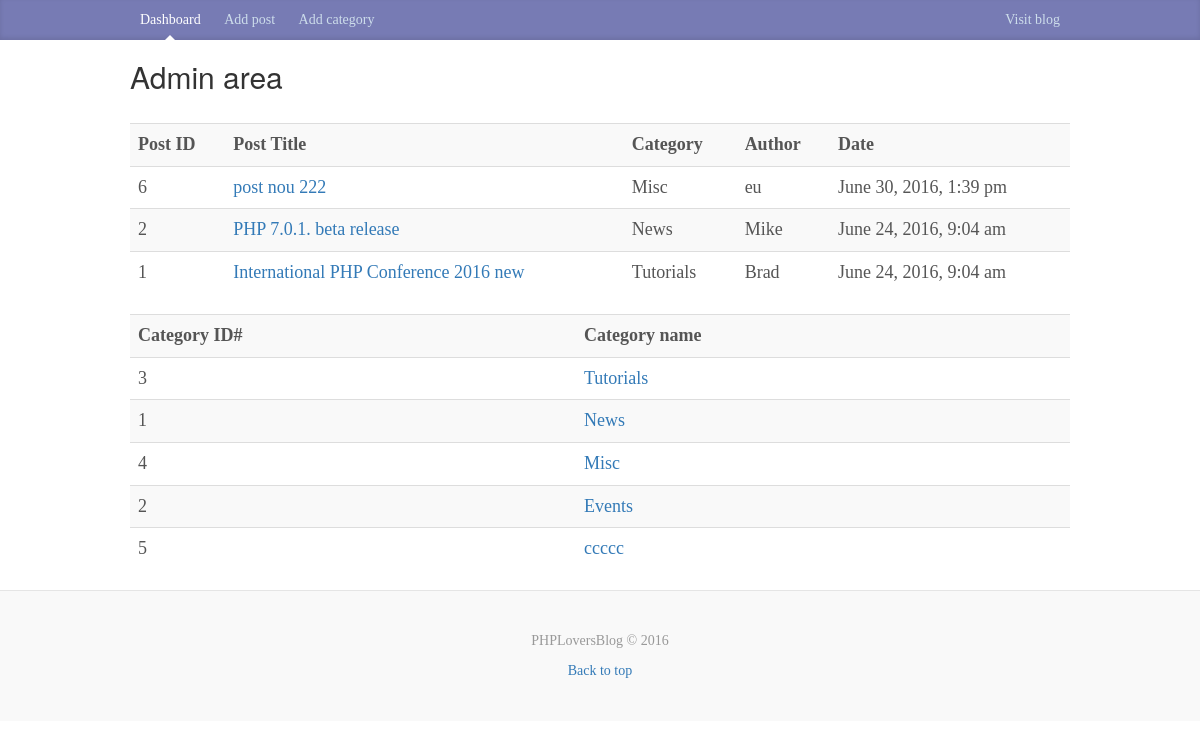
The app's page /admin/index.php with its own data.
### tables this page shows
CREATE TABLE `posts` (
  `id` int(11) NOT NULL,
  `category` int(11) NOT NULL,
  `title` varchar(255) NOT NULL,
  `body` text NOT NULL,
  `author` varchar(255) NOT NULL,
  `tags` varchar(255) NOT NULL,
  `date` timestamp NOT NULL DEFAULT CURRENT_TIMESTAMP
);

CREATE TABLE `categories` (
  `id` int(11) NOT NULL,
  `name` varchar(255) NOT NULL
);

### libraries/Database.php (called while the page is built, shortened)
<?php
class Database{
    public $host= DB_HOST;
    public $user= DB_USER;
    public $pass= DB_PASS;
    public $name= DB_NAME;
    public $link;
    private function connect(){
      $this->link = new mysqli($this->host, $this->user, $this->pass, $this->name);
    }
    public function select($query){
        $result = $this->link->query($query) or die($this->link->connect_error.__LINE__);
        if($result->num_rows > 0){
            return $result;
        }else{
            return false;
        }
    }
}

### helpers/format_helper.php (called while the page is built, shortened)
<?php
function formatDate($date){
    return date('F j, Y, g:i a', strtotime($date));
}

### admin/index.php (the view)
<?php include 'includes/header.php'; ?>
<?php
$db= new Database;
$query = "SELECT posts.*, categories.name FROM posts
          INNER JOIN categories ON posts.category = categories.id
          ORDER BY posts.title DESC";
$posts = $db->select($query);
$query = "SELECT * FROM categories ORDER BY name DESC";
$categories = $db->select($query);
?>
 <table class="table table-striped">
     <tr>
         <th>Post ID</th>
         <th>Post Title</th>
         <th>Category</th>
         <th>Author</th>
         <th>Date</th>
     </tr>
         <?php while($row = $posts->fetch_assoc()): ?>
         <tr>
            <td><?php echo $row['id']; ?></td>
            <td><a href="edit_post.php?id=<?php echo $row['id']; ?>"><?php echo $row['title']; ?></a></td>
            <td><?php echo $row['name']; ?></td>
            <td><?php echo $row['author']; ?></td>
            <td><?php echo formatDate($row['date']); ?></td>
          </tr>
         <?php endwhile; ?>
</table>
 <table class="table table-striped">
     <tr>
         <th>Category ID#</th>
         <th>Category name</th>
     </tr>
     <?php while($row = $categories->fetch_assoc()):?>
     <tr>
         <td><?php echo $row['id']; ?></td>
         <td><a href="edit_category.php?id=<?php echo $row['id']; ?>"><?php echo $row['name']; ?></a></td>
     </tr>
     <?php endwhile; ?>
</table>
<?php include 'includes/footer.php'; ?>

### admin/includes/header.php (shortened to what this page needs)
<?php include '../libraries/Database.php'; ?>
<?php include '../helpers/format_helper.php'; ?>
<!DOCTYPE html>
<html lang="en">
  <head>
    <link href="../css/bootstrap.css" rel="stylesheet">
    <link href="../css/custom.css" rel="stylesheet">
  </head>
  <body>
    <div class="blog-masthead">
      <div class="container">
        <nav class="blog-nav">
          <a class="blog-nav-item active" href="index.php">Dashboard</a>
          <a class="blog-nav-item" href="add_post.php">Add post</a>
          <a class="blog-nav-item" href="add_category.php">Add category</a>
          <a class="blog-nav-item pull-right" href="http://localhost/phploversblog">Visit blog</a>
        </nav>
      </div>
    </div>
    <div class="container">
      <div class="blog-header">
          <h2>Admin area</h2>
      </div>
      <div class="row">
        <div class="col-sm-12 blog-main">

### admin/includes/footer.php (shortened to what this page needs)
</div>
      </div>
    </div>
    <footer class="blog-footer">
      <p>PHPLoversBlog &copy; 2016 </p>
      <p>
        <a href="#">Back to top</a>
      </p>
    </footer>
  </body>
</html>

### css/custom.css (style rules this page uses)
body { font-family: Georgia, "Times New Roman", Times, serif; color: #555; }
h1, .h1, h2, .h2, h3, .h3, h4, .h4, h5, .h5, h6, .h6 { margin-top: 0; font-family: "Helvetica Neue", Helvetica, Arial, sans-serif; font-weight: normal; color: #333; }
@media (min-width: 1200px) { .container { width: 970px; } }
.blog-masthead { background-color: #777bb4; -webkit-box-shadow: inset 0 -2px 5px rgba(0,0,0,.1); box-shadow: inset 0 -2px 5px rgba(0,0,0,.1); }
.blog-nav-item { position: relative; display: inline-block; padding: 10px; font-weight: 500; color: #cdddeb; }
.blog-nav .active { color: #fff; }
.blog-nav .active:after { position: absolute; bottom: 0; left: 50%; width: 0; height: 0; margin-left: -5px; vertical-align: middle; content: " "; border-right: 5px solid transparent; border-bottom: 5px solid; border-left: 5px solid transparent; }
.blog-header { padding-top: 20px; padding-bottom: 20px; }
.blog-main { font-size: 18px; line-height: 1.5; }
.blog-footer { padding: 40px 0; color: #999; text-align: center; background-color: #f9f9f9; border-top: 1px solid #e5e5e5; }
.blog-footer p:last-child { margin-bottom: 0; }

### records on screen
posts: id "6", title "post nou 222", categories.name "Misc", author "eu", date "June 30, 2016, 1:39 pm"
posts: id "2", title "PHP 7.0.1. beta release", categories.name "News", author "Mike", date "June 24, 2016, 9:04 am"
posts: id "1", title "International PHP Conference 2016 new", categories.name "Tutorials", author "Brad", date "June 24, 2016, 9:04 am"
categories: id "3", name "Tutorials"
categories: id "1", name "News"
categories: id "4", name "Misc"
categories: id "2", name "Events"
categories: id "5", name "ccccc"
